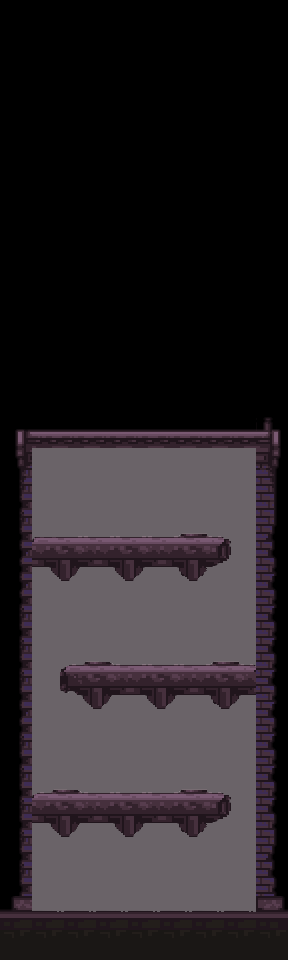

This game map was drawn from its Tiled (.tmx) file and the tilesets committed beside it. A one-line description and the full map source follow:
An orthogonal 9x30 tile map with 32x32 px tiles, 1 tile layer (Слой тайлов 1), 2 tilesets and 5 objects.

<map version="1.9" tiledversion="1.9.2" orientation="orthogonal" renderorder="right-down" width="9" height="30" tilewidth="32" tileheight="32" infinite="0" nextlayerid="3" nextobjectid="6">
 <tileset firstgid="1" source="../dark city tileset 1.tsx" />
 <tileset firstgid="1001" source="../inside_tileset1.tsx" />
 <layer id="1" name="Слой тайлов 1" width="9" height="30">
  <data encoding="csv">
0,0,0,0,0,0,0,0,0,
0,0,0,0,0,0,0,0,0,
0,0,0,0,0,0,0,0,0,
0,0,0,0,0,0,0,0,0,
0,0,0,0,0,0,0,0,0,
0,0,0,0,0,0,0,0,0,
0,0,0,0,0,0,0,0,0,
0,0,0,0,0,0,0,0,0,
0,0,0,0,0,0,0,0,0,
0,0,0,0,0,0,0,0,0,
0,0,0,0,0,0,0,0,0,
0,0,0,0,0,0,0,0,0,
0,0,0,0,0,0,0,0,0,
286,344,344,344,344,344,344,344,292,
326,1028,1028,1028,1028,1028,1028,1028,332,
366,1032,1032,1032,1032,1032,1032,1032,372,
366,1002,1041,1041,1042,1043,1044,1007,412,
406,1050,1049,1050,1051,1052,1053,1016,452,
446,1023,1024,1023,1024,1023,1024,1032,452,
366,1032,1032,1032,1032,1032,1032,1032,452,
366,1038,1039,1040,1041,1042,1043,1044,452,
366,1047,1011,1049,1050,1051,1052,1051,452,
446,1056,1023,1024,1023,1024,1023,1024,452,
366,1032,1032,1032,1032,1032,1032,1032,452,
366,1039,1040,1041,1042,1043,1044,1007,452,
366,1050,1049,1050,1051,1052,1053,1016,452,
366,1023,1024,1023,1024,1023,1024,1032,412,
366,1032,1032,1032,1032,1032,1032,1032,452,
686,681,681,681,681,681,681,681,692,
814,814,814,814,814,814,815,816,817
</data>
 </layer>
 <objectgroup id="2" name="Objects">
  <object id="1" x="0" y="913">
   <polyline points="0,0 288,0" />
  </object>
  <object id="2" x="256" y="913">
   <polyline points="0,0 0,-465 -224,-465 -224,0" />
  </object>
  <object id="3" x="32" y="544">
   <polyline points="0,0 192,0" />
  </object>
  <object id="4" x="256" y="672">
   <polyline points="0,0 -192,0" />
  </object>
  <object id="5" x="224" y="800">
   <polyline points="0,0 -192,0" />
  </object>
 </objectgroup>
</map>
